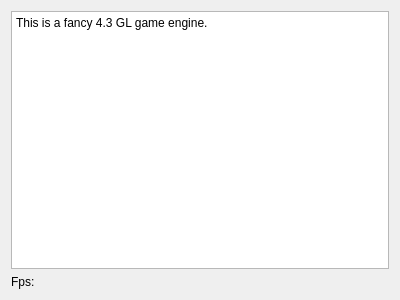
<?xml version="1.0" encoding="UTF-8"?>
<ui version="4.0">
 <class>About</class>
 <widget class="QDialog" name="About">
  <property name="geometry">
   <rect>
    <x>0</x>
    <y>0</y>
    <width>400</width>
    <height>300</height>
   </rect>
  </property>
  <property name="windowTitle">
   <string>About</string>
  </property>
  <layout class="QVBoxLayout" name="verticalLayout_2">
   <item>
    <layout class="QVBoxLayout" name="verticalLayout">
     <item>
      <widget class="QTextBrowser" name="textBrowser">
       <property name="html">
        <string>&lt;!DOCTYPE HTML PUBLIC &quot;-//W3C//DTD HTML 4.0//EN&quot; &quot;http://www.w3.org/TR/REC-html40/strict.dtd&quot;&gt;
&lt;html&gt;&lt;head&gt;&lt;meta name=&quot;qrichtext&quot; content=&quot;1&quot; /&gt;&lt;style type=&quot;text/css&quot;&gt;
p, li { white-space: pre-wrap; }
&lt;/style&gt;&lt;/head&gt;&lt;body style=&quot; font-family:'Noto Sans'; font-size:9pt; font-weight:400; font-style:normal;&quot;&gt;
&lt;p style=&quot; margin-top:0px; margin-bottom:0px; margin-left:0px; margin-right:0px; -qt-block-indent:0; text-indent:0px;&quot;&gt;This is a fancy 4.3 GL game engine.&lt;/p&gt;&lt;/body&gt;&lt;/html&gt;</string>
       </property>
      </widget>
     </item>
     <item>
      <widget class="QLabel" name="label">
       <property name="text">
        <string>Fps:</string>
       </property>
      </widget>
     </item>
    </layout>
   </item>
  </layout>
 </widget>
 <resources/>
 <connections/>
</ui>
